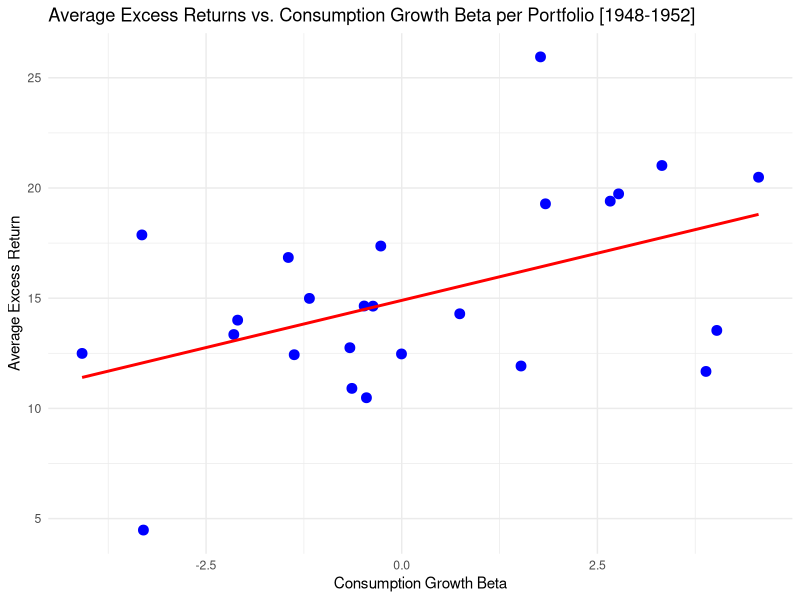
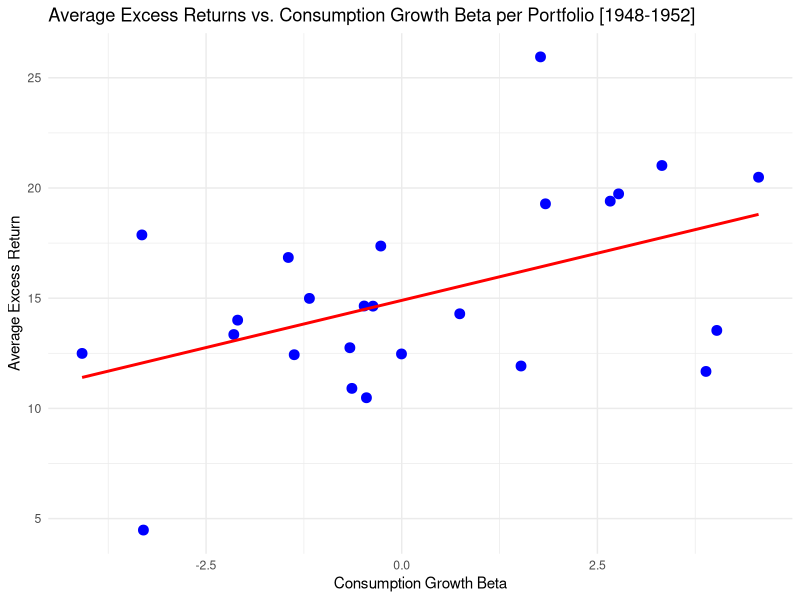

The R source for these figures, in order:
# Install and load necessary packages
if (!requireNamespace("readr", quietly = TRUE)) {
  install.packages("readr")
}
if (!requireNamespace("dplyr", quietly = TRUE)) {
  install.packages("dplyr")
}
if (!requireNamespace("tidyverse", quietly = TRUE)) {
  install.packages("tidyverse")
}
if (!requireNamespace("ggplot2", quietly = TRUE)) {
  install.packages("ggplot2")
}

library(readr)
library(dplyr)
library(tidyverse)
library(ggplot2)

# Load data
q4_consumption <- read_csv('consumption_growth.csv')
portfolio_returns <- read_csv('25_Portfolios_5x5.CSV', col_types = cols())
fama_french_factors <- read_csv('F-F-Annual.csv')

# Filter data by relevant years
relevant_years <- c(1948, 1949, 1950, 1951, 1952)

q4_consumption <- q4_consumption %>%
  filter(YEAR %in% relevant_years)

portfolio_returns <- portfolio_returns %>%
  filter(YEAR %in% relevant_years)

fama_french_factors <- fama_french_factors %>%
  filter(YEAR %in% relevant_years)

# Calculate Excess Returns for each year
excess_returns_list <- list()

for (year in relevant_years) {
  rf <- fama_french_factors %>%
    filter(YEAR == year) %>%
    pull(RF)
  
  portfolio_returns_year <- portfolio_returns %>%
    filter(YEAR == year)
  
  excess_returns_year <- portfolio_returns_year %>%
    mutate(across(-YEAR, ~ . - rf))  # Subtract rf from all columns except YEAR
  
  excess_returns_list[[as.character(year)]] <- excess_returns_year
}

excess_returns <- bind_rows(excess_returns_list)

# Align the data
aligned_q4_consumption <- q4_consumption %>%
  arrange(YEAR)

aligned_excess_returns <- excess_returns %>%
  arrange(YEAR)

combined_data <- cbind(aligned_excess_returns, c_growth = aligned_q4_consumption$c_growth)

portfolio_excess_returns <- combined_data %>% select(-YEAR, -c_growth)

# Calculate consumption growth betas for each portfolio
betas <- list()

for(portfolio in colnames(portfolio_excess_returns)) {
  formula <- as.formula(paste("`", portfolio, "`", "~ c_growth", sep = ""))
  model <- lm(formula, data = combined_data)
  beta <- coef(model)["c_growth"]
  betas[[portfolio]] <- beta
}

betas_df <- data.frame(Portfolio = names(betas), Consumption_Beta = unlist(betas))

# Calculate average excess returns for each portfolio
average_excess_returns <- portfolio_excess_returns %>% 
  summarise(across(everything(), mean))

average_excess_returns_df <- pivot_longer(average_excess_returns, 
                                          cols = everything(), 
                                          names_to = "Portfolio", 
                                          values_to = "Average_Excess_Return")
print(average_excess_returns_df)

betas_and_returns <- betas_df %>%
  left_join(average_excess_returns_df, by = "Portfolio")

# Perform cross-sectional regression
cross_sectional_model <- lm(Average_Excess_Return ~ Consumption_Beta, data = betas_and_returns)
summary(cross_sectional_model)
print(cross_sectional_model)
# Extracting the coefficients
lambda_market <- coef(cross_sectional_model)["Consumption_Beta"]
gamma <- coef(cross_sectional_model)["(Intercept)"]

# Print lambda_market and gamma
print(paste("Lambda_market (Risk Premium):", lambda_market))
print(paste("Gamma (Intercept):", gamma))

# Plot the relationship
plot <- ggplot(betas_and_returns, aes(x = Consumption_Beta, y = Average_Excess_Return)) +
  geom_point(color = "blue", size = 3) +  # Points for the relationship
  geom_smooth(method = "lm", color = "red", se = FALSE) +  # Regression line
  labs(title = "Average Excess Returns vs. Consumption Growth Beta per Portfolio [1948-1952]",
       x = "Consumption Growth Beta",
       y = "Average Excess Return") +
  theme_minimal()

print(plot)

# Save the plot to a file (optional)
ggsave("average_excess_returns_vs_consumption_growth_beta_scatter_plot.png", plot)

# Display the betas and average returns along with the regression results
betas_and_returns
